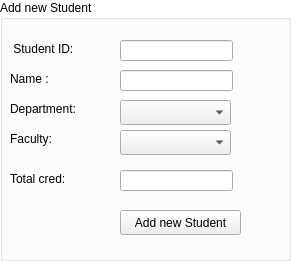
    <widget class="QGroupBox" name="newstudent">
     <property name="geometry">
      <rect>
       <x>210</x>
       <y>290</y>
       <width>291</width>
       <height>261</height>
      </rect>
     </property>
     <property name="palette">
      <palette>
       <active>
        <colorrole role="WindowText">
         <brush brushstyle="SolidPattern">
          <color alpha="255">
           <red>0</red>
           <green>0</green>
           <blue>0</blue>
          </color>
         </brush>
        </colorrole>
        <colorrole role="Button">
         <brush brushstyle="SolidPattern">
          <color alpha="255">
           <red>255</red>
           <green>255</green>
           <blue>255</blue>
          </color>
         </brush>
        </colorrole>
        <colorrole role="Base">
         <brush brushstyle="SolidPattern">
          <color alpha="255">
           <red>255</red>
           <green>255</green>
           <blue>255</blue>
          </color>
         </brush>
        </colorrole>
        <colorrole role="Window">
         <brush brushstyle="SolidPattern">
          <color alpha="255">
           <red>255</red>
           <green>255</green>
           <blue>255</blue>
          </color>
         </brush>
        </colorrole>
       </active>
       <inactive>
        <colorrole role="WindowText">
         <brush brushstyle="SolidPattern">
          <color alpha="255">
           <red>0</red>
           <green>0</green>
           <blue>0</blue>
          </color>
         </brush>
        </colorrole>
        <colorrole role="Button">
         <brush brushstyle="SolidPattern">
          <color alpha="255">
           <red>255</red>
           <green>255</green>
           <blue>255</blue>
          </color>
         </brush>
        </colorrole>
        <colorrole role="Base">
         <brush brushstyle="SolidPattern">
          <color alpha="255">
           <red>255</red>
           <green>255</green>
           <blue>255</blue>
          </color>
         </brush>
        </colorrole>
        <colorrole role="Window">
         <brush brushstyle="SolidPattern">
          <color alpha="255">
           <red>255</red>
           <green>255</green>
           <blue>255</blue>
          </color>
         </brush>
        </colorrole>
       </inactive>
       <disabled>
        <colorrole role="WindowText">
         <brush brushstyle="SolidPattern">
          <color alpha="96">
           <red>164</red>
           <green>166</green>
           <blue>168</blue>
          </color>
         </brush>
        </colorrole>
        <colorrole role="Button">
         <brush brushstyle="SolidPattern">
          <color alpha="255">
           <red>255</red>
           <green>255</green>
           <blue>255</blue>
          </color>
         </brush>
        </colorrole>
        <colorrole role="Base">
         <brush brushstyle="SolidPattern">
          <color alpha="255">
           <red>255</red>
           <green>255</green>
           <blue>255</blue>
          </color>
         </brush>
        </colorrole>
        <colorrole role="Window">
         <brush brushstyle="SolidPattern">
          <color alpha="255">
           <red>255</red>
           <green>255</green>
           <blue>255</blue>
          </color>
         </brush>
        </colorrole>
       </disabled>
      </palette>
     </property>
     <property name="styleSheet">
      <string notr="true">#newstudent{
	background-color: white
}

#newteacher .lineEdit{
	background-color: white
}

</string>
     </property>
     <property name="title">
      <string>Add new Student</string>
     </property>
     <widget class="QLabel" name="label_30">
      <property name="geometry">
       <rect>
        <x>10</x>
        <y>40</y>
        <width>101</width>
        <height>17</height>
       </rect>
      </property>
      <property name="palette">
       <palette>
        <active>
         <colorrole role="WindowText">
          <brush brushstyle="SolidPattern">
           <color alpha="255">
            <red>0</red>
            <green>0</green>
            <blue>0</blue>
           </color>
          </brush>
         </colorrole>
        </active>
        <inactive>
         <colorrole role="WindowText">
          <brush brushstyle="SolidPattern">
           <color alpha="255">
            <red>0</red>
            <green>0</green>
            <blue>0</blue>
           </color>
          </brush>
         </colorrole>
        </inactive>
        <disabled>
         <colorrole role="WindowText">
          <brush brushstyle="SolidPattern">
           <color alpha="96">
            <red>164</red>
            <green>166</green>
            <blue>168</blue>
           </color>
          </brush>
         </colorrole>
        </disabled>
       </palette>
      </property>
      <property name="text">
       <string> Student ID:</string>
      </property>
     </widget>
     <widget class="QLineEdit" name="studentID_2">
      <property name="geometry">
       <rect>
        <x>120</x>
        <y>40</y>
        <width>113</width>
        <height>21</height>
       </rect>
      </property>
      <property name="styleSheet">
       <string notr="true">#lineEdit{
	background-color: white;
}</string>
      </property>
     </widget>
     <widget class="QLabel" name="label_31">
      <property name="geometry">
       <rect>
        <x>10</x>
        <y>70</y>
        <width>101</width>
        <height>17</height>
       </rect>
      </property>
      <property name="palette">
       <palette>
        <active>
         <colorrole role="WindowText">
          <brush brushstyle="SolidPattern">
           <color alpha="255">
            <red>0</red>
            <green>0</green>
            <blue>0</blue>
           </color>
          </brush>
         </colorrole>
        </active>
        <inactive>
         <colorrole role="WindowText">
          <brush brushstyle="SolidPattern">
           <color alpha="255">
            <red>0</red>
            <green>0</green>
            <blue>0</blue>
           </color>
          </brush>
         </colorrole>
        </inactive>
        <disabled>
         <colorrole role="WindowText">
          <brush brushstyle="SolidPattern">
           <color alpha="96">
            <red>164</red>
            <green>166</green>
            <blue>168</blue>
           </color>
          </brush>
         </colorrole>
        </disabled>
       </palette>
      </property>
      <property name="text">
       <string>Name :</string>
      </property>
     </widget>
     <widget class="QLineEdit" name="studentName">
      <property name="geometry">
       <rect>
        <x>120</x>
        <y>70</y>
        <width>113</width>
        <height>21</height>
       </rect>
      </property>
      <property name="styleSheet">
       <string notr="true">#lineEdit_4
{
	background-color: white;
}</string>
      </property>
     </widget>
     <widget class="QLabel" name="label_32">
      <property name="geometry">
       <rect>
        <x>10</x>
        <y>100</y>
        <width>101</width>
        <height>17</height>
       </rect>
      </property>
      <property name="palette">
       <palette>
        <active>
         <colorrole role="WindowText">
          <brush brushstyle="SolidPattern">
           <color alpha="255">
            <red>0</red>
            <green>0</green>
            <blue>0</blue>
           </color>
          </brush>
         </colorrole>
        </active>
        <inactive>
         <colorrole role="WindowText">
          <brush brushstyle="SolidPattern">
           <color alpha="255">
            <red>0</red>
            <green>0</green>
            <blue>0</blue>
           </color>
          </brush>
         </colorrole>
        </inactive>
        <disabled>
         <colorrole role="WindowText">
          <brush brushstyle="SolidPattern">
           <color alpha="96">
            <red>164</red>
            <green>166</green>
            <blue>168</blue>
           </color>
          </brush>
         </colorrole>
        </disabled>
       </palette>
      </property>
      <property name="text">
       <string>Department:</string>
      </property>
     </widget>
     <widget class="QLabel" name="label_33">
      <property name="geometry">
       <rect>
        <x>10</x>
        <y>170</y>
        <width>101</width>
        <height>17</height>
       </rect>
      </property>
      <property name="palette">
       <palette>
        <active>
         <colorrole role="WindowText">
          <brush brushstyle="SolidPattern">
           <color alpha="255">
            <red>0</red>
            <green>0</green>
            <blue>0</blue>
           </color>
          </brush>
         </colorrole>
        </active>
        <inactive>
         <colorrole role="WindowText">
          <brush brushstyle="SolidPattern">
           <color alpha="255">
            <red>0</red>
            <green>0</green>
            <blue>0</blue>
           </color>
          </brush>
         </colorrole>
        </inactive>
        <disabled>
         <colorrole role="WindowText">
          <brush brushstyle="SolidPattern">
           <color alpha="96">
            <red>164</red>
            <green>166</green>
            <blue>168</blue>
           </color>
          </brush>
         </colorrole>
        </disabled>
       </palette>
      </property>
      <property name="text">
       <string>Total cred: </string>
      </property>
     </widget>
     <widget class="QLineEdit" name="lineEdit_12">
      <property name="geometry">
       <rect>
        <x>120</x>
        <y>170</y>
        <width>113</width>
        <height>21</height>
       </rect>
      </property>
      <property name="styleSheet">
       <string notr="true">#lineEdit_6{
	background-color: white;
}</string>
      </property>
     </widget>
     <widget class="QPushButton" name="addNewStudent">
      <property name="geometry">
       <rect>
        <x>120</x>
        <y>210</y>
        <width>121</width>
        <height>25</height>
       </rect>
      </property>
      <property name="text">
       <string>Add new Student</string>
      </property>
     </widget>
     <widget class="QComboBox" name="studentDept">
      <property name="geometry">
       <rect>
        <x>120</x>
        <y>100</y>
        <width>111</width>
        <height>25</height>
       </rect>
      </property>
      <property name="styleSheet">
       <string notr="true"/>
      </property>
     </widget>
     <widget class="QComboBox" name="studentFact">
      <property name="geometry">
       <rect>
        <x>120</x>
        <y>130</y>
        <width>111</width>
        <height>25</height>
       </rect>
      </property>
      <property name="styleSheet">
       <string notr="true">#comboBox_3{
	background-color: white;
}</string>
      </property>
     </widget>
     <widget class="QLabel" name="label_37">
      <property name="geometry">
       <rect>
        <x>10</x>
        <y>130</y>
        <width>101</width>
        <height>17</height>
       </rect>
      </property>
      <property name="palette">
       <palette>
        <active>
         <colorrole role="WindowText">
          <brush brushstyle="SolidPattern">
           <color alpha="255">
            <red>0</red>
            <green>0</green>
            <blue>0</blue>
           </color>
          </brush>
         </colorrole>
        </active>
        <inactive>
         <colorrole role="WindowText">
          <brush brushstyle="SolidPattern">
           <color alpha="255">
            <red>0</red>
            <green>0</green>
            <blue>0</blue>
           </color>
          </brush>
         </colorrole>
        </inactive>
        <disabled>
         <colorrole role="WindowText">
          <brush brushstyle="SolidPattern">
           <color alpha="96">
            <red>164</red>
            <green>166</green>
            <blue>168</blue>
           </color>
          </brush>
         </colorrole>
        </disabled>
       </palette>
      </property>
      <property name="text">
       <string>Faculty:</string>
      </property>
     </widget>
    </widget>
